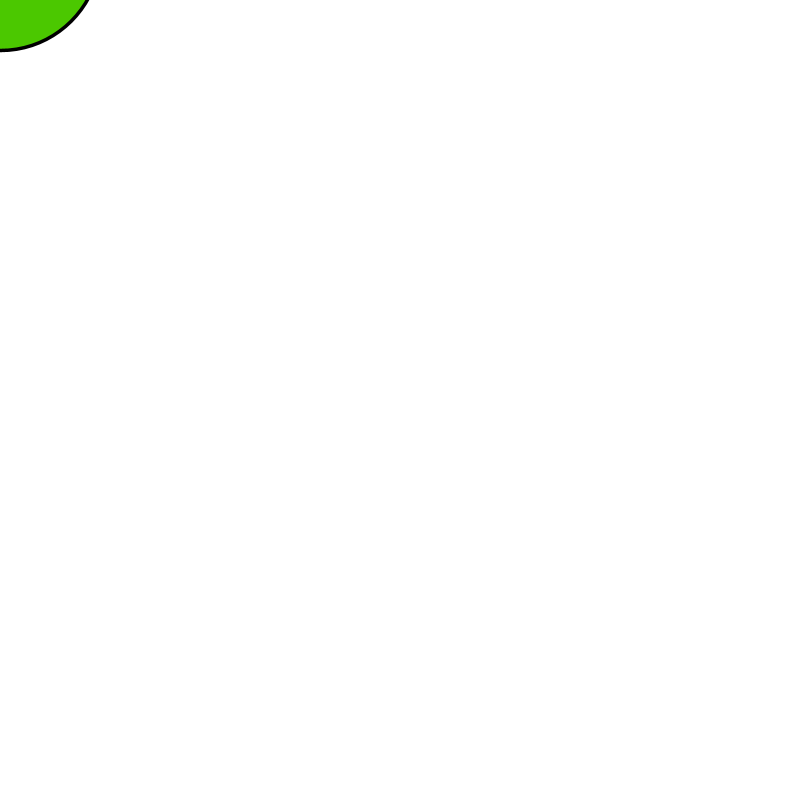
Frame 1 (no input)
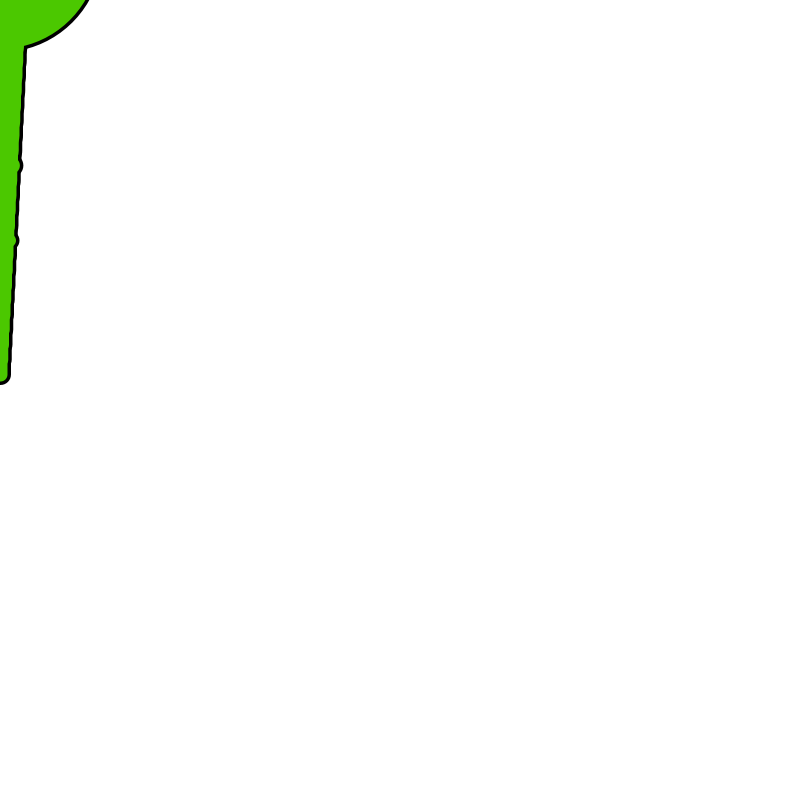
Frame 60 (the mouse pressed at the canvas centre just before this capture)
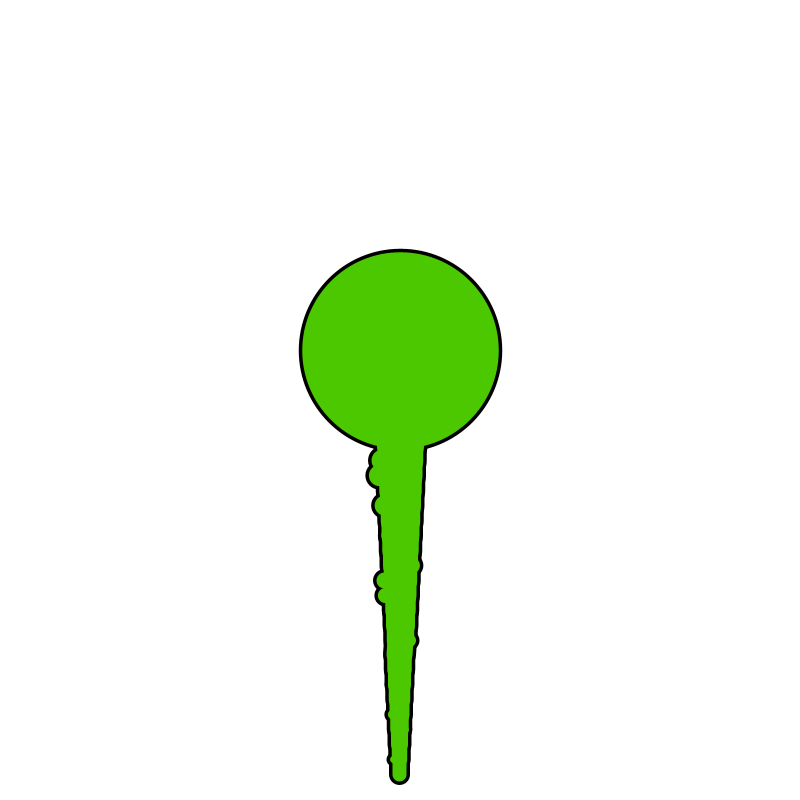
Frame 120 (the mouse held since frame 60 and released just before this capture)

The Processing sketch that drew these frames (run headless with seeded random() and noise(); from frame 60 on, the mouse is pressed at the canvas centre):

// Processing sketch: processing_184761
// ── processing_184761.pde

Tentacle[] tent = new Tentacle[1];  //declare and name array

void setup(){
  //size of sketch, initial bgcolor
  size(800,800);
  background(255);
 
  for(int i = 0; i < tent.length; i++){
  tent[i] = new Tentacle(width/2,height/2); 
  }
    
}

void draw(){
  //draw background
  background(255);
  noCursor();

  for(int i = 0; i < tent.length; i++){
  tent[i].update(mouseX,mouseY);  //math
  stroke(0);
  tent[i].display(7);  //visual
  } 
  
  fill(75,200,0);
  strokeWeight(3.5);
  ellipse(mouseX,mouseY-50,200,200);
  
  for(int i = 0; i < tent.length; i++){
  stroke(75,200,0);
  tent[i].display(0);  //visual
  } 
  
}


//class for each "segment" of the Limb
//begin class block:
class Limb{

//Vector variables:
  float a; //amplitude (length)
  float cX; //center x position
  float cY; //center y position
  float eX;
  float eY;
  
//Easing variables
  float folX; //follower for x
  float folY; //follower for y
  float easing = .5;  //easing value
  
//Other variables
  float size; //size of segment
  float bumpSize;
  float bumpPos;
  float stretch;
  
  int randomBump;
  
//class constructor (initial values)
//arguements: x position, y position, size, length
  Limb(float x, float y, float s, float ta){
    
    a = ta;
    cX = x;
    cX = y;
    size = s;
    bumpSize = s/2;
    randomBump = int(random(2));
    bumpPos = random(-bumpSize,bumpSize);
    
  }
  
//update method
//arguements: x position, y position, parent x, parent y, size, easing
//parent x,y is the "parent" link's position
  void update(float x, float y){//, float x2, float y2, float s, float e){
//update x,y values


    cX = x;
    cY = y;
    eX = x;
    eY = y+a;

    folX += (eX - folX) * easing;
    folY += (eY - folY) * easing;
    
    stretch = dist(cX,cX,folX,folY);
    
    
  }
  
//display (draw) method
  
  void display(int sw){  

    strokeWeight(size+sw);
    line(cX,cY,folX,folY);    
    strokeWeight(bumpSize+sw);
    if(randomBump<2){
     point(cX+(bumpPos),cY);
    }
  
  }
  
}  
Limb[] segments = new Limb[25];

class Tentacle{
  
  Tentacle(float x, float y){
     
     for(int i = 0; i < segments.length; i++){
       //arguements: x position, y position, size, length
       segments[i] = new Limb(x,y,segments.length-(i*1.5)+25,15);
     }
  
  }
  
  void update(float x, float y){    
    for(int i = 0; i < segments.length; i++){
  
    if(i == 0){
    segments[i].update(x,y);
    }else{
    segments[i].update(segments[i-1].folX,segments[i-1].folY); 
    }
    }
  }
  
  void display(int sw){
for(int i = 0; i < segments.length; i++){
    
    segments[i].display(sw);
    }    
  }
  
  
  
}
